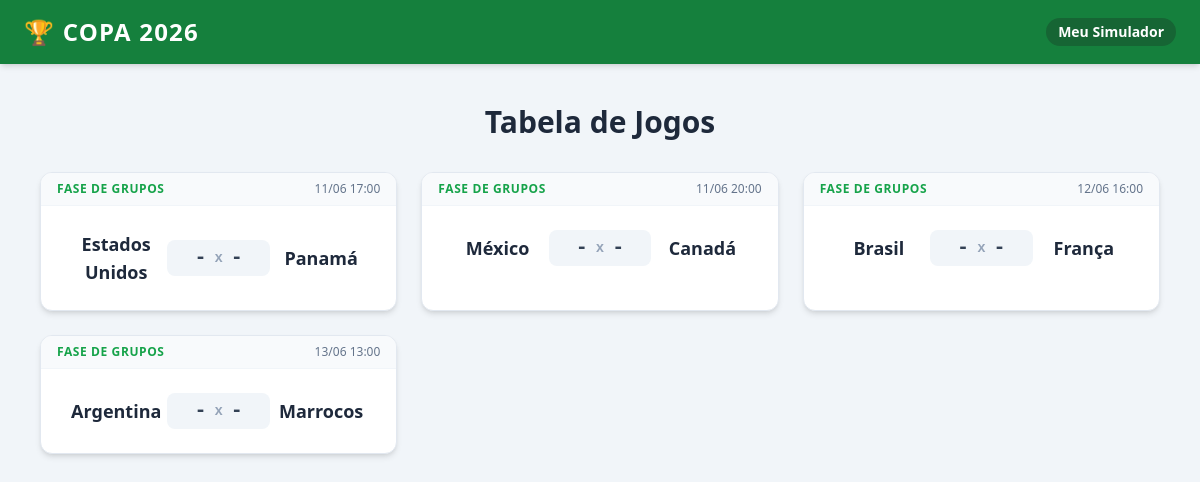
The page / on the database its author committed.
### core/models.py (models this page shows, shortened)
class Jogo(models.Model):
    ETAPAS = [
        ('GRUPO', 'Fase de Grupos'),
        ('R32', 'Dezesseis-avos (32 times)'),
        ('R16', 'Oitavas de Final'),
        ('QF', 'Quartas de Final'),
        ('SF', 'Semifinal'),
        ('TP', 'Disputa de 3º Lugar'),
        ('F', 'Final'),
    ]
    etapa = models.CharField(max_length=5, choices=ETAPAS, default='GRUPO')
    data_hora = models.DateTimeField()
    time_casa = models.ForeignKey(Time, on_delete=models.SET_NULL, null=True, blank=True, related_name='jogos_casa')
    time_fora = models.ForeignKey(Time, on_delete=models.SET_NULL, null=True, blank=True, related_name='jogos_fora')
    gols_casa = models.PositiveIntegerField(null=True, blank=True)
    gols_fora = models.PositiveIntegerField(null=True, blank=True)
    penaltis_casa = models.PositiveIntegerField(null=True, blank=True)
    penaltis_fora = models.PositiveIntegerField(null=True, blank=True)
    encerrado = models.BooleanField(default=False)
    jogo_origem_casa = models.ForeignKey('self', on_delete=models.SET_NULL, null=True, blank=True, related_name='proximo_jogo_casa')
    jogo_origem_fora = models.ForeignKey('self', on_delete=models.SET_NULL, null=True, blank=True, related_name='proximo_jogo_fora')

class Time(models.Model):
    nome = models.CharField(max_length=50, unique=True)
    grupo = models.CharField(max_length=1, help_text="Grupos de A até L")

### core/views.py (the view)
# urls.py: path('', home, name='home'),
def home(request):
    jogos = Jogo.objects.all().order_by('data_hora')
    return render(request, 'core/home.html', {'jogos': jogos})

### core/templates/core/home.html (shortened to what this page needs)
<!DOCTYPE html>
<html lang="pt-br">
<head>
    <script src="https://cdn.tailwindcss.com"></script>
</head>
<body class="bg-slate-100 text-slate-900 font-sans">
    <nav class="bg-green-700 text-white shadow-md p-4 sticky top-0 z-50">
        <div class="max-w-6xl mx-auto flex justify-between items-center">
            <h1 class="text-2xl font-bold tracking-wider">🏆 COPA 2026</h1>
            <span class="text-sm font-semibold bg-green-800 px-3 py-1 rounded-full">Meu Simulador</span>
        </div>
    </nav>
    <main class="max-w-6xl mx-auto p-4 mt-6">
        <h2 class="text-3xl font-extrabold text-center text-slate-800 mb-8">Tabela de Jogos</h2>
        <div class="grid grid-cols-1 md:grid-cols-2 lg:grid-cols-3 gap-6">
            {% for jogo in jogos %}
                <div class="bg-white rounded-xl shadow-md border border-slate-200 overflow-hidden hover:shadow-lg transition-shadow">
                    <div class="bg-slate-50 px-4 py-2 border-b border-slate-100 flex justify-between items-center">
                        <span class="text-xs font-bold uppercase text-green-600 tracking-wider">{{ jogo.get_etapa_display }}</span>
                        <span class="text-xs text-slate-500">{{ jogo.data_hora|date:"d/m H:i" }}</span>
                    </div>
                    <div class="p-6 flex items-center justify-between">
                        <div class="w-1/3 text-center">
                            <p class="font-bold text-slate-800 text-lg">{% if jogo.time_casa %}{{ jogo.time_casa.nome }}{% else %}A definir{% endif %}</p>
                        </div>
                        <div class="w-1/3 flex items-center justify-center gap-2 bg-slate-100 py-1 px-3 rounded-lg font-mono text-xl font-bold text-slate-700">
                            <span>{% if jogo.gols_casa != None %}{{ jogo.gols_casa }}{% else %}-{% endif %}</span>
                            <span class="text-slate-400 text-sm">x</span>
                            <span>{% if jogo.gols_fora != None %}{{ jogo.gols_fora }}{% else %}-{% endif %}</span>
                        </div>
                        <div class="w-1/3 text-center">
                            <p class="font-bold text-slate-800 text-lg">{% if jogo.time_fora %}{{ jogo.time_fora.nome }}{% else %}A definir{% endif %}</p>
                        </div>
                    </div>
                </div>
            {% endfor %}
        </div>
    </main>
</body>
</html>

### rows shown on the page
Jogo: etapa "FASE DE GRUPOS", data_hora "11/06 17:00", time_casa.nome "Estados Unidos", time_fora.nome "Panamá"
Jogo: etapa "FASE DE GRUPOS", data_hora "11/06 20:00", time_casa.nome "México", time_fora.nome "Canadá"
Jogo: etapa "FASE DE GRUPOS", data_hora "12/06 16:00", time_casa.nome "Brasil", time_fora.nome "França"
Jogo: etapa "FASE DE GRUPOS", data_hora "13/06 13:00", time_casa.nome "Argentina", time_fora.nome "Marrocos"
